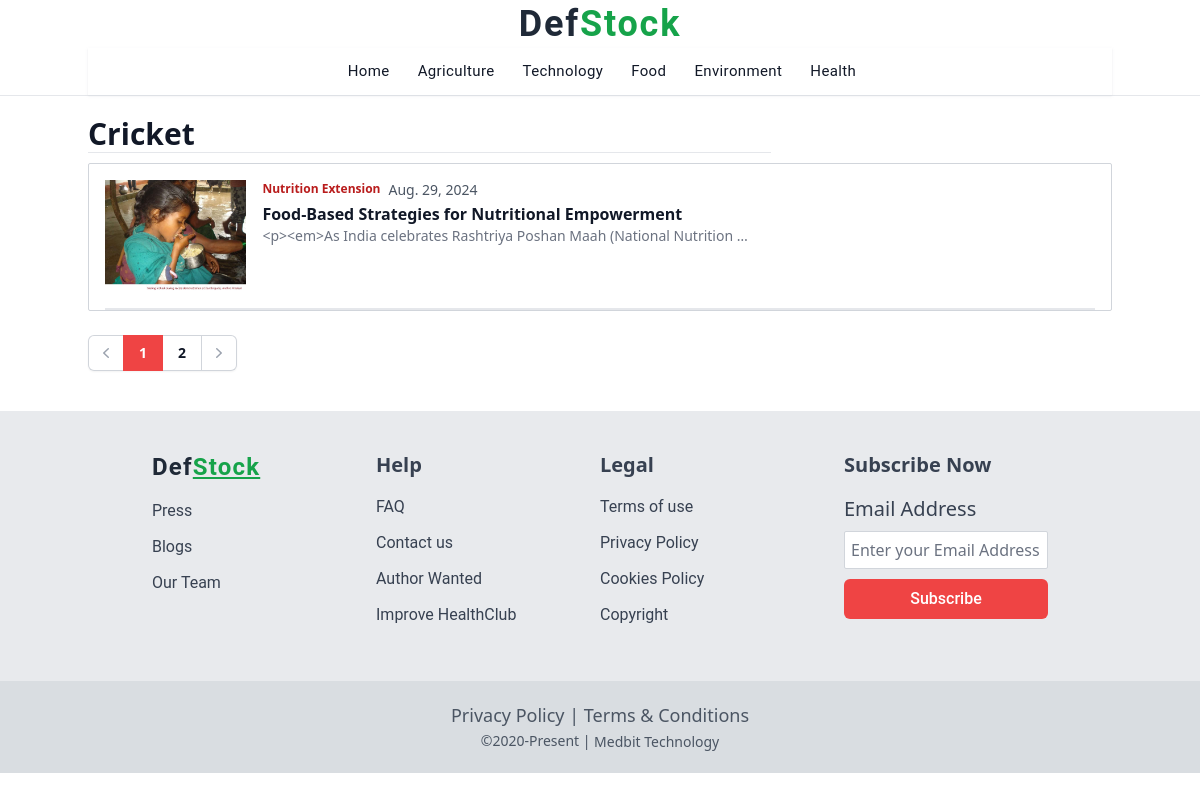
Screenshot of /category_blogs/nutrition-extension/ with the database file from the repository.
### blog/models.py (models this page shows, shortened)
class Blog(models.Model):
    user = models.ForeignKey(
        User,
        related_name='user_blogs',
        on_delete=models.CASCADE,
        null=True
    )
    category = models.ForeignKey(
        Category,
        related_name='category_blogs',
        on_delete=models.CASCADE,
        null=True
    )
    tags = models.ManyToManyField(
        Tag,
        related_name='tag_blogs',
        blank=True
    )
    likes = models.ManyToManyField(
        User,
        related_name='user_likes',
        blank=True
    )
    title = models.CharField(
        max_length=250
    )
    slug = models.SlugField(max_length=150, null=True, blank=True)
    banner = models.ImageField(upload_to='blog_banners')
    description = RichTextField()
    created_date = models.DateField(auto_now_add=True)

class Category(models.Model):
    title = models.CharField(max_length=150, unique=True)
    slug = models.SlugField(null=True, blank=True)
    created_date = models.DateField(auto_now_add=True)

### blog/views.py (the view)
# urls.py: path('category_blogs/<str:slug>/', views.category_blogs, name='category_blogs'),
def category_blogs(request, slug):
    category = get_object_or_404(Category, slug=slug)
    queryset = category.category_blogs.all()
    tags = Tag.objects.order_by('-created_date')[:4]
    page = request.GET.get('page', 1)
    paginator = Paginator(queryset, 5)
    all_blogs = Blog.objects.order_by('-created_date')[:5]
    try:
        blogs = paginator.page(page)
    except EmptyPage:
        blogs = paginator.page(1)
    except PageNotAnInteger:
        blogs = paginator.page(1)
        return redirect('blogs')
    context ={
        "blogs": blogs,
        "tags": tags,
        "all_blogs": all_blogs,
        "queryset": queryset
    }
    return render(request, 'pages/category_blogs.html', context=context)

### blog/context_processors.py (called while the page is built)
def get_all_categories(request):
    categories = Category.objects.all()
    context = {
        "categories": categories
    }
    return context

### templates/pages/category_blogs.html (shortened to what this page needs)
{% extends "../base.html" %}
{% block content %}
<div class='mt-5'>
    <h2 class='text-3xl font-bold text-gray-900 '>Cricket{{ category.title|title }} {{ blog.count }}</h2>
    <hr class="border-1 w-2/3" />
    <div class='gap-x-3'>
      <div class='gap-0.5 '>
        <div class=" border rounded-sm border-gray-300 px-4 mt-2.5">
        {% for blog in blogs %}
        {% include "../components/blog_card.html" %}
        {% endfor %}
        </div>
      </div>
    </div>
    <div class="">
      {% include "../components/pagination.html" %}
    </div>
</div>
  {% endblock content %}

### templates/components/blog_card.html
<div class="w-full ">
    <div class="flex space-x-4 pt-4 pb-4 border-b-2">
      <div class=" overflow-hidden bg-cover bg-no-repeat">
        <img
            class="w-auto h-28 "
          src="{{ blog.banner.url }}"
          alt="PostCategoryImage"/>
      </div>
      <div>
        <div class="flex space-x-2">
          <p class="sm:text-[11px] md:text-[12px] hover: hover:cursor-pointer font-bold text-red-700">
            {{ blog.category.title }}
          </p>
          <p class="text-gray-600 text-sm text-[13px]">
            {{ blog.created_date }}
          </p>
        </div>
        <div>
          <h1
            class="font-bold  mt-0.5 hover:cursor-pointer text-gray-900 hover:underline">
            {{ blog.title }}
          </h1>
          <p class="text-sm text-gray-500">
            {{ blog.description|truncatewords:8 }}
          </p>
        </div>
      </div>
    </div>
</div>

### rows the page displays
Blog: banner (picture), category "Nutrition Extension", created_date "Aug. 29, 2024", title "Food-Based Strategies for Nutritional Empowerment", description "<p><em>As India celebrates Rashtriya Poshan Maah (National Nutrition …"
